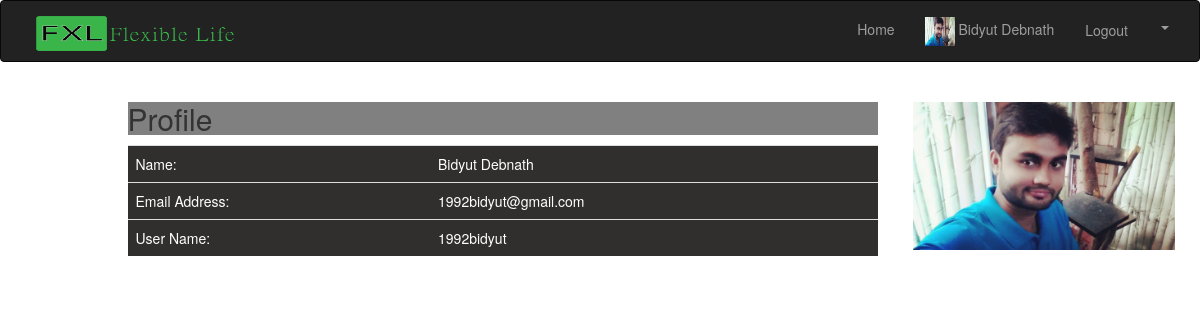
The app's page /user_profile.php (signed in) with its own data.
### tables this page shows
CREATE TABLE `userinformation` (
  `serialNo` int(255) NOT NULL,
  `FirstName` varchar(64) DEFAULT NULL,
  `LastName` varchar(64) DEFAULT NULL,
  `UserName` varchar(64) DEFAULT NULL,
  `UserPassword` varchar(255) DEFAULT NULL,
  `EmailAddress` varchar(128) DEFAULT NULL,
  `UserType` varchar(128) DEFAULT NULL,
  `ProfilePicPath` varchar(255) DEFAULT NULL
);

### user_profile.php (the view, shortened to what this page needs)
<?php
if ($_SESSION['valid_username']==true) {
  include('header.php');
  include('database_connection.php');
  include('profile_header.php');
$userInfoTable="SELECT * FROM `userinformation`WHERE  `UserName`='$userName'";
$store = mysqli_query($connect,$userInfoTable);
$realdata= mysqli_fetch_array($store);
?>
<div class="container">
	<div class="row">
		<div class="col-md-1 col-sm-1 col-xs-0"></div>
		<div class="col-md-8 col-sm-8 col-xs-9" style="text-align: left;">
			<h2 style="background-color: gray">Profile</h2>
			  <table class="table" style="color: #fff;">
			    <tbody>
				    <tr><td>Name:</td><td><?php echo $realdata['FirstName']." ".$realdata['LastName']; ?></td></tr>
					<tr><td>Email Address:</td><td><?php echo $realdata['EmailAddress']; ?></td></tr>
					<tr><td>User Name:</td><td><?php echo $realdata['UserName']; ?></td></tr>
			    </tbody>
			  </table>
		</div>
		<div class="col-md-3 col-sm-3 col-xs-3">
			<img src="<?php echo $realdata['ProfilePicPath']?>" alt="profile image" style="width: 100%; margin: 20px 5px 5px 5px;">
		</div>
	</div>
</div>
<?php
include('putter.php');
}
?>

### profile_header.php (shortened to what this page needs)
<?php
 $userName=$_SESSION['valid_username'];
  $userInfoTable="SELECT * FROM `userinformation`WHERE  `UserName`='$userName'";
  $store = mysqli_query($connect,$userInfoTable);
  $realdata= mysqli_fetch_array($store);
?>
<nav class="navbar navbar-inverse">
  <div class="container-fluid">
    <div class="navbar-header" style="padding-left: 20px;">
      <a class="navbar-brand" href="#"><img src="image/title_2.png" style="width: 200px;height: 50px;  padding-bottom: 15px;padding-top: 0px;"></a>
    </div>
    <div class="collapse navbar-collapse" id="bs-example-navbar-collapse-1">
      <ul class="nav navbar-nav navbar-right">
        <li><a href="home.php" style="padding-top: 18px;">Home</a></li>
        <li><a href="user_profile.php">
          <img src="<?php echo $realdata['ProfilePicPath']?>" alt="image" style="width: 30px; height: 30px; padding-top: 1px;">
          <?php echo $realdata['FirstName']." ".$realdata['LastName'];?>
          </a>
        </li>
        <li><a class="btn" style="padding-top: 18px;" href="user_logout.php">Logout</a>
        </li>
        <li class="dropdown">
          <a href="#" class="dropdown-toggle" data-toggle="dropdown" role="button" aria-haspopup="true" aria-expanded="false"><span class="caret"></span></a>
        </li>
      </ul>
    </div>
  </div>
</nav>

### css/style.css (style rules this page uses)
body { background-size: cover; background-attachment: fixed; }
a { color: #fff; }
tbody { background-color:#312E2E; }

### records on screen
userinformation: ProfilePicPath (picture), FirstName "Bidyut", LastName "Debnath", EmailAddress "1992bidyut@gmail.com", UserName "1992bidyut"
